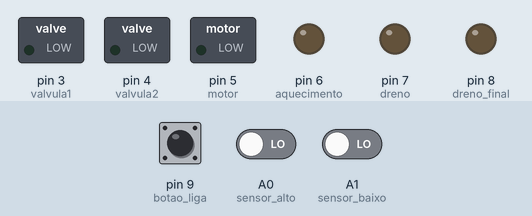
A sketch run on a simulated Arduino Uno, built with avr-gcc and run on an emulated ATmega328P. Parts: switched loads named in the sketch (green lamp = pin HIGH), output pins drawn as LEDs (lit = HIGH). The inputs (shaded band) are chosen by the test bench; at power-on: pin 9 (botao_liga) HIGH, A1 (sensor_baixo) LOW, A0 (sensor_alto) LOW.

Above: at 1.2 s.
1.3 s: pin 9 (botao_liga) pulled LOW for 0.15 s
At 2.5 s:
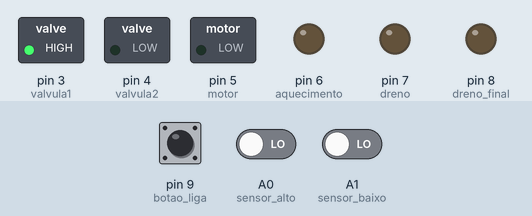
2.9 s: A1 (sensor_baixo) driven HIGH
At 4.1 s:
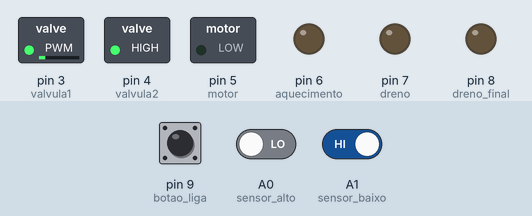
4.4 s: A0 (sensor_alto) driven HIGH
At 4.8 s:
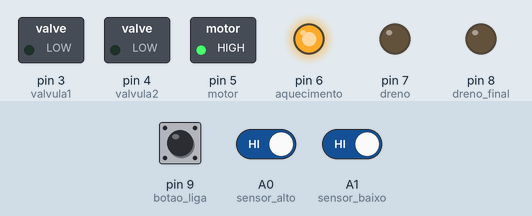
Timing chart, 0 to 15.8 s (numbered marks = the images above; inputs shaded):
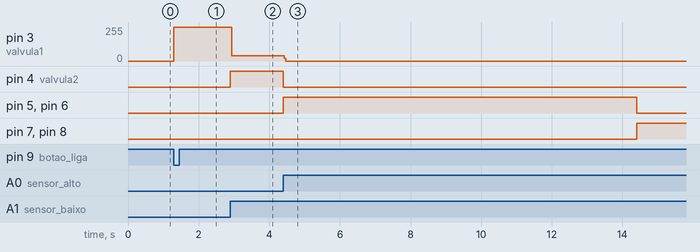

The sketch:

sensor_enchimento_dreno_e_mistura_tinta.ino
```cpp
int botao_liga = 9;

int valvula1 = 3;
int valvula2 = 4;

int sensor_alto = A0;
int sensor_baixo = A1;

int motor = 5;

int aquecimento = 6;

int dreno = 7;

int dreno_final = 8;

bool Estado = 0;

int fase = 0;

int contador = 0;

unsigned long ultimo_tempo = 0;
unsigned long ultimo_tempo2 = 0;

int intervalo = 10000;
int intervalo2 = 10000;

void setup() {

 pinMode(valvula1, OUTPUT);
  pinMode(valvula2, OUTPUT);

  pinMode(sensor_alto, INPUT);
  pinMode(sensor_baixo, INPUT);

  pinMode(motor, OUTPUT);
  pinMode(aquecimento, OUTPUT);

  pinMode(dreno, OUTPUT);
  pinMode(dreno_final, OUTPUT);

  pinMode(botao_liga, INPUT_PULLUP);


}

void loop() {
  unsigned long Tempo = millis();
  int leitura_botao = digitalRead(botao_liga);
  int leitura_sensor_alto = digitalRead(sensor_alto);
  int leitura_sensor_baixo = digitalRead(sensor_baixo);

  if(leitura_botao == LOW){
     Estado = 1;
  }

  if(Estado == 1 && fase == 0){
    fase = 1;
  }

  if (fase == 1 && Estado == 1){
    digitalWrite(valvula1, HIGH);
  }

  if(fase == 1 && Estado == 1 && leitura_sensor_baixo == 1){
    digitalWrite(valvula1, LOW);
    digitalWrite(valvula2, HIGH);
  }

  if(fase == 1 && Estado == 1 && leitura_sensor_alto == 1){
    digitalWrite(valvula1, LOW);
    digitalWrite(valvula2, LOW);
    fase = 2;
  }

  if(fase == 2){
    if (ultimo_tempo == 0) {
      ultimo_tempo = Tempo;
    }

    digitalWrite(motor, HIGH);
    digitalWrite(aquecimento, HIGH);

  if(Tempo - ultimo_tempo >= intervalo && fase == 2){
    digitalWrite(motor, LOW);
    digitalWrite(aquecimento, LOW);
    fase = 3;
    ultimo_tempo = 0;
  }
    }


  if(fase == 3){
    digitalWrite(dreno, HIGH);
    digitalWrite(dreno_final, HIGH);

    if(ultimo_tempo2 == 0){
      ultimo_tempo2 = Tempo;
  }

    if(Tempo - ultimo_tempo2 >= intervalo2 && fase == 3){
      digitalWrite(dreno, LOW);
      digitalWrite(dreno_final, LOW);
      fase = 4;
      ultimo_tempo2 = 0;
    }
  }
    if(fase == 4){
      contador++;
      Estado = 0;
      fase = 0;
    }


}
```

Measured:
- after the input at 1.3 s, pin 3 (valvula1): 0/255 → 255/255 at once
- after the input at 2.9 s, pin 3 (valvula1): 255/255 → 39/255 at once; pin 4 (valvula2): LOW → HIGH at once
- after the input at 4.4 s, pin 3 (valvula1): 39/255 → 0/255 at once; pin 4 (valvula2): HIGH → LOW at once; pin 5 (motor), pin 6 (aquecimento): LOW → HIGH at once, → LOW 10.0 s later; pin 7 (dreno), pin 8 (dreno_final): LOW → HIGH after 10.0 s
